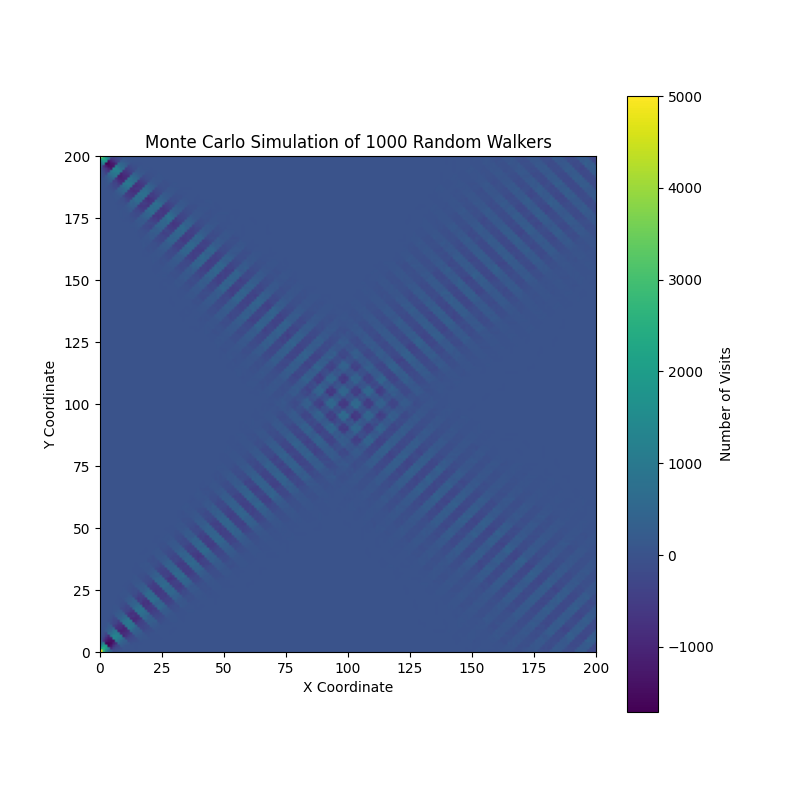

Here is the Python script that generated this plot:
#==============================================================================
# Monte carlo simulation of random walk in discrete space
# This way taxi cabs are moving across Manhattan.
#
# In this simulation two sets of random walkers are trying to move
# across the grid with Manhattan distance metric.
# One group is moving down right, another up right.
# What emerges is quite interesting: If you modulate the random walk, the
# wave mechanics emerges along with interference pattaern in the middle,
# where two waves of walkers meet.
#
# But wait, there is more! If you try to measure a walker before all paths
# are completed, the interferece pattern gets destroyed!
# This 70 something line code reproduces the Quantum Measurement Problem!
# Change MEASURE to True to observe it.
#===============================================================================
import numpy as np
import matplotlib.pyplot as plt

MEASURE = False

def monte_carlo_walk(num_walkers, steps_per_walker, grid_size=100):
    """
    Performs a Monte Carlo simulation of random walkers on a grid.

    Args:
        num_walkers (int): The total number of walkers to simulate.
        steps_per_walker (int): The number of steps each walker takes.
        grid_size (int): The dimension of the square grid (e.g., 100 for 100x100).
    """
    current_weight = 10.0 # Start with a positive weight/amplitude
    modulation_period = 5 # Example: Flip the sign every n steps

    # Initialize a 100x100 grid of zeros to count visits
    # Grid coordinates range from -50 to 49 for x and y
    visits = np.zeros((grid_size, grid_size), dtype=int)
    min_coord = 0 
    max_coord = grid_size  - 1

    for i in range(num_walkers):
        # Alternate between the two starting positions
        if i % 2 == 0:
            x, y = min_coord, min_coord
        else:
            x, y = min_coord, max_coord

        for step in range(steps_per_walker):
            step += 1
            # Check if within bounds before recording visit and moving
            if min_coord <= x <= max_coord and min_coord <= y <= max_coord:
                visits[y, x] += current_weight # Index as [y, x] for correct orientation

            if (step) % modulation_period == 0:
                current_weight *= -1
            # Take a random step:
            # Determine movement based on starting set
            if i % 2 == 0:
                # Set 1: increase x or y
                if np.random.rand() < 0.5:
                    x += 1
                else:
                    y += 1
            else:
                # Set 2: increase x or decrease y
                if np.random.rand() < 0.5:
                    x += 1
                else:
                    y -= 1
                    
            #!!!!!!!!!!!!!!!!!!!!!!!!!!!!!!!!!!!!!!!!!!!!!!!!!!!!!!!!!!!!!!!!!!!
            # Optimization
            # This is something quite interesting:
            # If you uncomment this line, the interference pattern created by 
            # this simulation gets completely destroyed !!!
            # While simply trying to optimize this code, I stumbled upon
            # the famous "Measurment problem" from Quantum Mechanics
            #!!!!!!!!!!!!!!!!!!!!!!!!!!!!!!!!!!!!!!!!!!!!!!!!!!!!!!!!!!!!!!!!!!!
            if(MEASURE and x > max_coord):
                break;

    # Visualization using matplotlib.imshow()
    plt.figure(figsize=(8, 8))
    # 'origin="lower"' places (0,0) at the bottom left
    # 'extent' sets the real-world coordinates for the axes
    plt.imshow(visits, cmap='viridis', origin='lower', extent=[min_coord, max_coord + 1, min_coord, max_coord + 1])
    plt.colorbar(label='Number of Visits')
    plt.title(f'Monte Carlo Simulation of {num_walkers} Random Walkers')
    plt.xlabel('X Coordinate')
    plt.ylabel('Y Coordinate')
    plt.show()

# Example Usage:
# Simulating 10,000 walkers, each taking 200 steps
monte_carlo_walk(num_walkers=1000, steps_per_walker=500, grid_size=200)
